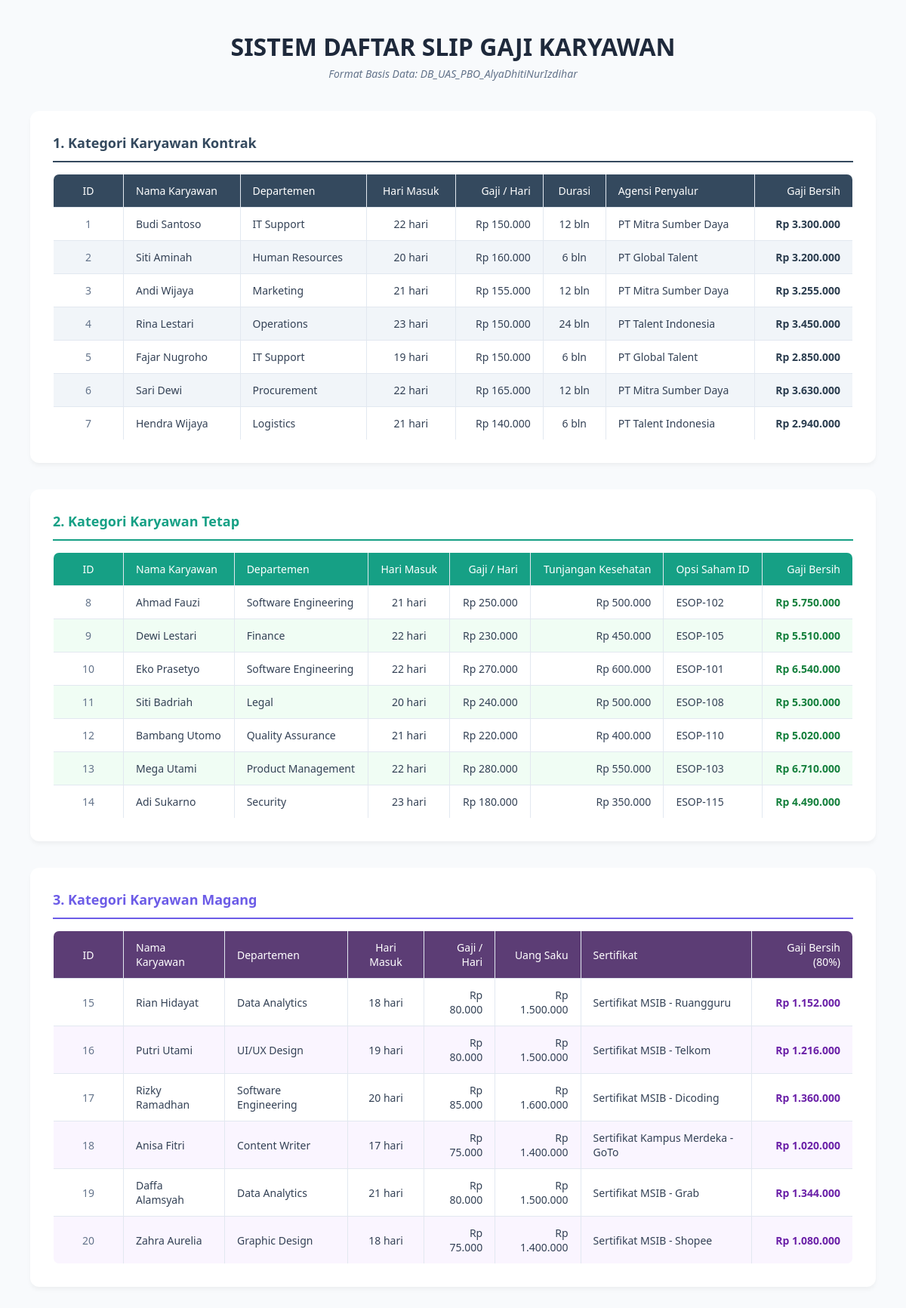
The page / on the database its author committed.
### tables this page shows
CREATE TABLE `tabel_karyawan` (
  `id_karyawan` int NOT NULL,
  `nama_karyawan` varchar(100) NOT NULL,
  `departemen` varchar(50) NOT NULL,
  `hari_kerja_masuk` int NOT NULL,
  `gaji_dasar_per_hari` decimal(12,2) NOT NULL,
  `jenis_karyawan` enum('Kontrak','Tetap','Magang') NOT NULL,
  `durasi_kontrak_bulan` int DEFAULT NULL,
  `agensi_penyalur` varchar(100) DEFAULT NULL,
  `tunjangan_kesehatan` decimal(12,2) DEFAULT NULL,
  `opsi_saham_id` varchar(50) DEFAULT NULL,
  `uang_saku_bulanan` decimal(12,2) DEFAULT NULL,
  `sertifikat_kampus_merdeka` varchar(100) DEFAULT NULL
);

### Karyawan.php (called while the page is built, shortened)
<?php
abstract class Karyawan {
    public function __construct($id_karyawan, $nama_karyawan, $departemen, $hariKerjaMasuk, $gajiDasarPerHari) {
        $this->hariKerjaMasuk = $hariKerjaMasuk;
        $this->gajiDasarPerHari = $gajiDasarPerHari;
    }
}
?>

### KaryawanKontrak.php (called while the page is built, shortened)
<?php
require_once 'Karyawan.php';
class KaryawanKontrak extends Karyawan {
    public function hitungGajiBersih() {
        return $this->hariKerjaMasuk * $this->gajiDasarPerHari;
    }
}

### KaryawanTetap.php (called while the page is built, shortened)
<?php
require_once 'Karyawan.php';
class KaryawanTetap extends Karyawan {
    private $tunjanganKesehatan;
    public function __construct($id_karyawan, $nama_karyawan, $departemen, $hariKerjaMasuk, $gajiDasarPerHari, $tunjanganKesehatan, $opsiSahamId) {
        $this->tunjanganKesehatan = $tunjanganKesehatan;
    }
    public function hitungGajiBersih() {
        return ($this->hariKerjaMasuk * $this->gajiDasarPerHari) + $this->tunjanganKesehatan;
    }
}

### KaryawanMagang.php (called while the page is built, shortened)
<?php
require_once 'Karyawan.php';
class KaryawanMagang extends Karyawan {
    public function hitungGajiBersih() {
        return ($this->hariKerjaMasuk * $this->gajiDasarPerHari) * 0.80;
    }
}

### index.php (the view, shortened to what this page needs)
<?php
require_once 'koneksi.php';
require_once 'Karyawan.php';
require_once 'KaryawanKontrak.php';
require_once 'KaryawanTetap.php';
require_once 'KaryawanMagang.php';
?>
<!DOCTYPE html>
<html lang="id">
<head>
</head>
<body>
    <h1>SISTEM DAFTAR SLIP GAJI KARYAWAN</h1>
    <div class="sub-title">Format Basis Data: DB_UAS_PBO_AlyaDhitiNurIzdihar</div>
    <div class="container">
        <h2 class="title-kontrak">1. Kategori Karyawan Kontrak</h2>
        <table>
            <thead>
                <tr>
                    <th class="bg-kontrak text-center" style="width: 60px;">ID</th>
                    <th class="bg-kontrak">Nama Karyawan</th>
                    <th class="bg-kontrak">Departemen</th>
                    <th class="bg-kontrak text-center">Hari Masuk</th>
                    <th class="bg-kontrak text-right">Gaji / Hari</th>
                    <th class="bg-kontrak text-center">Durasi</th>
                    <th class="bg-kontrak">Agensi Penyalur</th>
                    <th class="bg-kontrak text-right">Gaji Bersih</th>
                </tr>
            </thead>
            <tbody>
                <?php
                $query = "SELECT * FROM tabel_karyawan WHERE jenis_karyawan = 'Kontrak'";
                $result = $koneksi->query($query);
                if ($result && $result->num_rows > 0) {
                    while ($row = $result->fetch_assoc()) {
                        $k = new KaryawanKontrak($row['id_karyawan'], $row['nama_karyawan'], $row['departemen'], $row['hari_kerja_masuk'], $row['gaji_dasar_per_hari'], $row['durasi_kontrak_bulan'], $row['agensi_penyalur']);
                        echo "<tr class='row-kontrak'>";
                        echo "<td class='text-center' style='color: #64748b;'>".$row['id_karyawan']."</td>";
                        echo "<td>".htmlspecialchars($row['nama_karyawan'])."</td>";
                        echo "<td>".htmlspecialchars($row['departemen'])."</td>";
                        echo "<td class='text-center'>".$row['hari_kerja_masuk']." hari</td>";
                        echo "<td class='text-right'>Rp ".number_format($row['gaji_dasar_per_hari'], 0, ',', '.')."</td>";
                        echo "<td class='text-center'>".$row['durasi_kontrak_bulan']." bln</td>";
                        echo "<td>".htmlspecialchars($row['agensi_penyalur'])."</td>";
                        echo "<td class='text-right gaji-kontrak'>Rp ".number_format($k->hitungGajiBersih(), 0, ',', '.')."</td>";
                        echo "</tr>";
                    }
                } else {
                    echo "<tr><td colspan='8' class='text-center'>Tidak ada data karyawan kontrak.</td></tr>";
                }
                ?>
            </tbody>
        </table>
    </div>
    <div class="container">
        <h2 class="title-tetap">2. Kategori Karyawan Tetap</h2>
        <table>
            <thead>
                <tr>
                    <th class="bg-tetap text-center" style="width: 60px;">ID</th>
                    <th class="bg-tetap">Nama Karyawan</th>
                    <th class="bg-tetap">Departemen</th>
                    <th class="bg-tetap text-center">Hari Masuk</th>
                    <th class="bg-tetap text-right">Gaji / Hari</th>
                    <th class="bg-tetap text-right">Tunjangan Kesehatan</th>
                    <th class="bg-tetap">Opsi Saham ID</th>
                    <th class="bg-tetap text-right">Gaji Bersih</th>
                </tr>
            </thead>
            <tbody>
                <?php
                $query = "SELECT * FROM tabel_karyawan WHERE jenis_karyawan = 'Tetap'";
                $result = $koneksi->query($query);
                if ($result && $result->num_rows > 0) {
                    while ($row = $result->fetch_assoc()) {
                        $k = new KaryawanTetap($row['id_karyawan'], $row['nama_karyawan'], $row['departemen'], $row['hari_kerja_masuk'], $row['gaji_dasar_per_hari'], $row['tunjangan_kesehatan'], $row['opsi_saham_id']);
                        echo "<tr class='row-tetap'>";
                        echo "<td class='text-center' style='color: #64748b;'>".$row['id_karyawan']."</td>";
                        echo "<td>".htmlspecialchars($row['nama_karyawan'])."</td>";
                        echo "<td>".htmlspecialchars($row['departemen'])."</td>";
                        echo "<td class='text-center'>".$row['hari_kerja_masuk']." hari</td>";
                        echo "<td class='text-right'>Rp ".number_format($row['gaji_dasar_per_hari'], 0, ',', '.')."</td>";
                        echo "<td class='text-right'>Rp ".number_format($row['tunjangan_kesehatan'], 0, ',', '.')."</td>";
                        echo "<td>".htmlspecialchars($row['opsi_saham_id'])."</td>";
                        echo "<td class='text-right gaji-tetap'>Rp ".number_format($k->hitungGajiBersih(), 0, ',', '.')."</td>";
                        echo "</tr>";
                    }
                } else {
                    echo "<tr><td colspan='8' class='text-center'>Tidak ada data karyawan tetap.</td></tr>";
                }
                ?>
            </tbody>
        </table>
    </div>
    <div class="container">
        <h2 class="title-magang">3. Kategori Karyawan Magang</h2>
        <table>
            <thead>
                <tr>
                    <th class="bg-magang text-center" style="width: 60px;">ID</th>
                    <th class="bg-magang">Nama Karyawan</th>
                    <th class="bg-magang">Departemen</th>
                    <th class="bg-magang text-center">Hari Masuk</th>
                    <th class="bg-magang text-right">Gaji / Hari</th>
                    <th class="bg-magang text-right">Uang Saku</th>
                    <th class="bg-magang">Sertifikat</th>
                    <th class="bg-magang text-right">Gaji Bersih (80%)</th>
                </tr>
            </thead>
            <tbody>
                <?php
                $query = "SELECT * FROM tabel_karyawan WHERE jenis_karyawan = 'Magang'";
                $result = $koneksi->query($query);
                if ($result && $result->num_rows > 0) {
                    while ($row = $result->fetch_assoc()) {
                        $k = new KaryawanMagang($row['id_karyawan'], $row['nama_karyawan'], $row['departemen'], $row['hari_kerja_masuk'], $row['gaji_dasar_per_hari'], $row['uang_saku_bulanan'], $row['sertifikat_kampus_merdeka']);
                        echo "<tr class='row-magang'>";
                        echo "<td class='text-center' style='color: #64748b;'>".$row['id_karyawan']."</td>";
                        echo "<td>".htmlspecialchars($row['nama_karyawan'])."</td>";
                        echo "<td>".htmlspecialchars($row['departemen'])."</td>";
                        echo "<td class='text-center'>".$row['hari_kerja_masuk']." hari</td>";
                        echo "<td class='text-right'>Rp ".number_format($row['gaji_dasar_per_hari'], 0, ',', '.')."</td>";
                        echo "<td class='text-right'>Rp ".number_format($row['uang_saku_bulanan'], 0, ',', '.')."</td>";
                        echo "<td>".htmlspecialchars($row['sertifikat_kampus_merdeka'])."</td>";
                        echo "<td class='text-right gaji-magang'>Rp ".number_format($k->hitungGajiBersih(), 0, ',', '.')."</td>";
                        echo "</tr>";
                    }
                } else {
                    echo "<tr><td colspan='8' class='text-center'>Tidak ada data karyawan magang.</td></tr>";
                }
                ?>
            </tbody>
        </table>
    </div>
</body>
</html>

### index.php (style rules this page uses)
body { font-family: 'Segoe UI', Tahoma, Geneva, Verdana, sans-serif; margin: 40px; background-color: #f8fafc; color: #334155; }
h1 { text-align: center; color: #1e293b; font-weight: 700; margin-bottom: 5px; }
.sub-title { text-align: center; font-style: italic; color: #64748b; margin-bottom: 40px; font-size: 14px; }
.container { background: white; padding: 30px; border-radius: 12px; box-shadow: 0 4px 6px -1px rgba(0,0,0,0.05); margin-bottom: 35px; }
h2 { font-size: 18px; font-weight: 600; margin-top: 0; padding-bottom: 12px; }
h2.title-kontrak { color: #34495e; border-bottom: 2px solid #34495e; }
h2.title-tetap { color: #16a085; border-bottom: 2px solid #16a085; }
h2.title-magang { color: #6c5ce7; border-bottom: 2px solid #6c5ce7; }
table { width: 100%; border-collapse: collapse; border-spacing: 0; margin-top: 15px; background: #fff; border-radius: 8px; overflow: hidden; border: 1px solid #e2e8f0; }
th, td { padding: 12px 16px; text-align: left; border: 1px solid #e2e8f0; font-size: 14px; }
th.bg-kontrak { background-color: #34495e; color: white; font-weight: 500; }
th.bg-tetap { background-color: #16a085; color: white; font-weight: 500; }
th.bg-magang { background-color: #5c3d75; color: white; font-weight: 500; }
.row-kontrak:nth-child(even) { background-color: #f1f5f9; }
.row-tetap:nth-child(even) { background-color: #f0fdf4; }
.row-magang:nth-child(even) { background-color: #faf5ff; }
.gaji-kontrak { color: #2c3e50; font-weight: 600; }
.gaji-tetap { color: #15803d; font-weight: 600; }
.gaji-magang { color: #6b21a8; font-weight: 600; }
.text-right { text-align: right; }
.text-center { text-align: center; }

### rows shown on the page
tabel_karyawan: id_karyawan "1", nama_karyawan "Budi Santoso", departemen "IT Support", hari_kerja_masuk "22", gaji_dasar_per_hari "150.000", durasi_kontrak_bulan "12", agensi_penyalur "PT Mitra Sumber Daya", $k->hitungGajiBersih() "3.300.000"
tabel_karyawan: id_karyawan "2", nama_karyawan "Siti Aminah", departemen "Human Resources", hari_kerja_masuk "20", gaji_dasar_per_hari "160.000", durasi_kontrak_bulan "6", agensi_penyalur "PT Global Talent", $k->hitungGajiBersih() "3.200.000"
tabel_karyawan: id_karyawan "3", nama_karyawan "Andi Wijaya", departemen "Marketing", hari_kerja_masuk "21", gaji_dasar_per_hari "155.000", durasi_kontrak_bulan "12", agensi_penyalur "PT Mitra Sumber Daya", $k->hitungGajiBersih() "3.255.000"
tabel_karyawan: id_karyawan "4", nama_karyawan "Rina Lestari", departemen "Operations", hari_kerja_masuk "23", gaji_dasar_per_hari "150.000", durasi_kontrak_bulan "24", agensi_penyalur "PT Talent Indonesia", $k->hitungGajiBersih() "3.450.000"
tabel_karyawan: id_karyawan "5", nama_karyawan "Fajar Nugroho", departemen "IT Support", hari_kerja_masuk "19", gaji_dasar_per_hari "150.000", durasi_kontrak_bulan "6", agensi_penyalur "PT Global Talent", $k->hitungGajiBersih() "2.850.000"
tabel_karyawan: id_karyawan "6", nama_karyawan "Sari Dewi", departemen "Procurement", hari_kerja_masuk "22", gaji_dasar_per_hari "165.000", durasi_kontrak_bulan "12", agensi_penyalur "PT Mitra Sumber Daya", $k->hitungGajiBersih() "3.630.000"
tabel_karyawan: id_karyawan "7", nama_karyawan "Hendra Wijaya", departemen "Logistics", hari_kerja_masuk "21", gaji_dasar_per_hari "140.000", durasi_kontrak_bulan "6", agensi_penyalur "PT Talent Indonesia", $k->hitungGajiBersih() "2.940.000"
tabel_karyawan: id_karyawan "8", nama_karyawan "Ahmad Fauzi", departemen "Software Engineering", hari_kerja_masuk "21", gaji_dasar_per_hari "250.000", tunjangan_kesehatan "500.000", opsi_saham "ESOP-102", $k->hitungGajiBersih() "5.750.000"
tabel_karyawan: id_karyawan "9", nama_karyawan "Dewi Lestari", departemen "Finance", hari_kerja_masuk "22", gaji_dasar_per_hari "230.000", tunjangan_kesehatan "450.000", opsi_saham "ESOP-105", $k->hitungGajiBersih() "5.510.000"
tabel_karyawan: id_karyawan "10", nama_karyawan "Eko Prasetyo", departemen "Software Engineering", hari_kerja_masuk "22", gaji_dasar_per_hari "270.000", tunjangan_kesehatan "600.000", opsi_saham "ESOP-101", $k->hitungGajiBersih() "6.540.000"
tabel_karyawan: id_karyawan "11", nama_karyawan "Siti Badriah", departemen "Legal", hari_kerja_masuk "20", gaji_dasar_per_hari "240.000", tunjangan_kesehatan "500.000", opsi_saham "ESOP-108", $k->hitungGajiBersih() "5.300.000"
tabel_karyawan: id_karyawan "12", nama_karyawan "Bambang Utomo", departemen "Quality Assurance", hari_kerja_masuk "21", gaji_dasar_per_hari "220.000", tunjangan_kesehatan "400.000", opsi_saham "ESOP-110", $k->hitungGajiBersih() "5.020.000"
tabel_karyawan: id_karyawan "13", nama_karyawan "Mega Utami", departemen "Product Management", hari_kerja_masuk "22", gaji_dasar_per_hari "280.000", tunjangan_kesehatan "550.000", opsi_saham "ESOP-103", $k->hitungGajiBersih() "6.710.000"
tabel_karyawan: id_karyawan "14", nama_karyawan "Adi Sukarno", departemen "Security", hari_kerja_masuk "23", gaji_dasar_per_hari "180.000", tunjangan_kesehatan "350.000", opsi_saham "ESOP-115", $k->hitungGajiBersih() "4.490.000"
tabel_karyawan: id_karyawan "15", nama_karyawan "Rian Hidayat", departemen "Data Analytics", hari_kerja_masuk "18", gaji_dasar_per_hari "80.000", uang_saku_bulanan "1.500.000", sertifikat_kampus_merdeka "Sertifikat MSIB - Ruangguru", $k->hitungGajiBersih() "1.152.000"
tabel_karyawan: id_karyawan "16", nama_karyawan "Putri Utami", departemen "UI/UX Design", hari_kerja_masuk "19", gaji_dasar_per_hari "80.000", uang_saku_bulanan "1.500.000", sertifikat_kampus_merdeka "Sertifikat MSIB - Telkom", $k->hitungGajiBersih() "1.216.000"
tabel_karyawan: id_karyawan "17", nama_karyawan "Rizky Ramadhan", departemen "Software Engineering", hari_kerja_masuk "20", gaji_dasar_per_hari "85.000", uang_saku_bulanan "1.600.000", sertifikat_kampus_merdeka "Sertifikat MSIB - Dicoding", $k->hitungGajiBersih() "1.360.000"
tabel_karyawan: id_karyawan "18", nama_karyawan "Anisa Fitri", departemen "Content Writer", hari_kerja_masuk "17", gaji_dasar_per_hari "75.000", uang_saku_bulanan "1.400.000", sertifikat_kampus_merdeka "Sertifikat Kampus Merdeka - GoTo", $k->hitungGajiBersih() "1.020.000"
tabel_karyawan: id_karyawan "19", nama_karyawan "Daffa Alamsyah", departemen "Data Analytics", hari_kerja_masuk "21", gaji_dasar_per_hari "80.000", uang_saku_bulanan "1.500.000", sertifikat_kampus_merdeka "Sertifikat MSIB - Grab", $k->hitungGajiBersih() "1.344.000"
tabel_karyawan: id_karyawan "20", nama_karyawan "Zahra Aurelia", departemen "Graphic Design", hari_kerja_masuk "18", gaji_dasar_per_hari "75.000", uang_saku_bulanan "1.400.000", sertifikat_kampus_merdeka "Sertifikat MSIB - Shopee", $k->hitungGajiBersih() "1.080.000"
